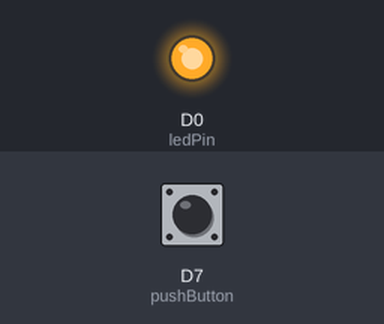
Recording of a sketch running on a simulated ESP8266 (NodeMCU). On the bench: output pins drawn as LEDs (lit = HIGH). The test bench sets the inputs (shaded band); at power-on: D7 (pushButton) LOW. What the sketch prints to the serial monitor is not drawn.

Above: at 1.2 s.
1.3 s: D7 (pushButton) pulled HIGH for 0.15 s
At 1.37 s:
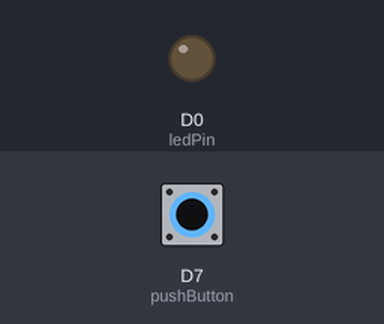
2.9 s: D7 (pushButton) pulled HIGH for 3.2 s
At 7.3 s:
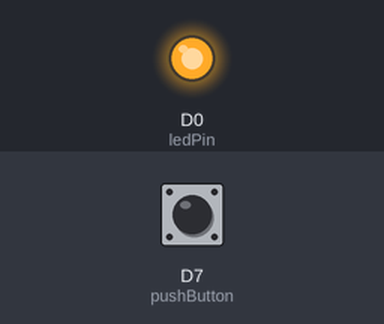
Timing chart, 0 to 8.8 s (numbered marks = the images above; inputs shaded):
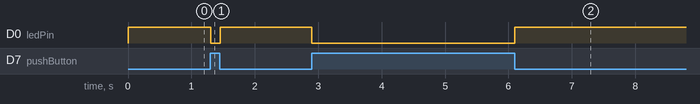

Measured:
- after the input at 1.3 s, D0 (ledPin): HIGH → LOW at once, → HIGH 0.15 s later
- after the input at 2.9 s, D0 (ledPin): HIGH → LOW at once, → HIGH 3.2 s later

The sketch:

03_push_button.ino
```cpp
int pushButton = D7;
int ledPin = D0;

void setup() {
  Serial.begin(9600);
  pinMode(pushButton, INPUT);
  pinMode(ledPin, OUTPUT);
}

void loop() {
  int buttonState = digitalRead(pushButton);

  if (buttonState == HIGH) {
    digitalWrite(ledPin, LOW);  // Turn on the LED when the button is pressed
  } else {
    digitalWrite(ledPin, HIGH);   // Turn off the LED when the button is not pressed
  }

  Serial.println(buttonState);
  delay(1);
}
```
